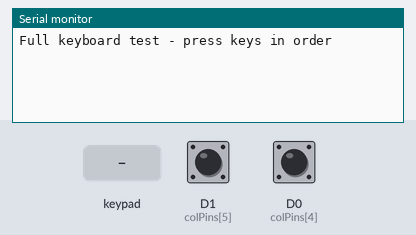
Bench run of a sketch on a simulated ESP8266 (NodeMCU). On the bench: the last lines printed to the serial monitor. Wiring (inferred from the names in the program): 4×4 keypad with keys 1 2 3 A 4 5 6 B 7 8 9 C * 0 # D (labels assumed): rows D2, D3, D4, D5; columns GPIO 1, GPIO 3, D8, D7. The inputs (shaded band) are chosen by the test bench; at power-on: D1 (colPins[5]) HIGH, D0 (colPins[4]) HIGH.

Above: at 3.2 s.
3.3 s: D1 (colPins[5]) pulled LOW for 0.15 s
At 4.5 s:
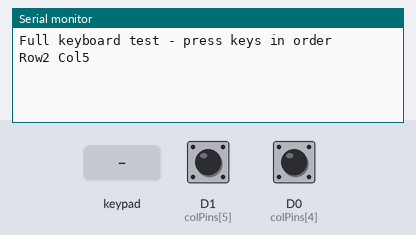
4.9 s: D0 (colPins[4]) pulled LOW for 0.15 s
At 6.1 s:
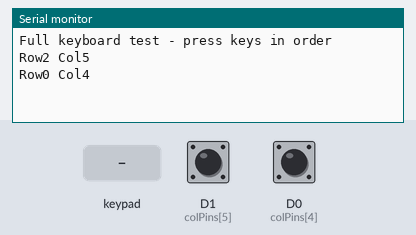
6.5 s: key '1' pressed
At 7.3 s:
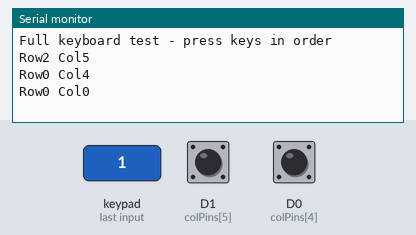
8.0 s: keypad keys 1 2 pressed 0.4 s apart
At 9.9 s:
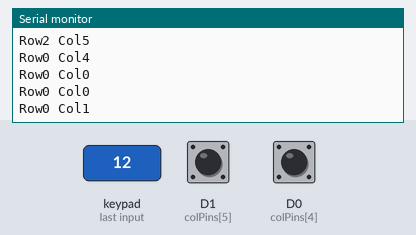
10.3 s: D1 (colPins[5]) pulled LOW for 1 s
At 12.1 s:
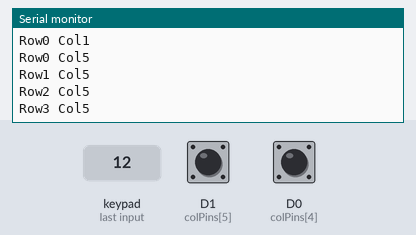
12.8 s: D0 (colPins[4]) pulled LOW for 1 s
At 14.0 s:
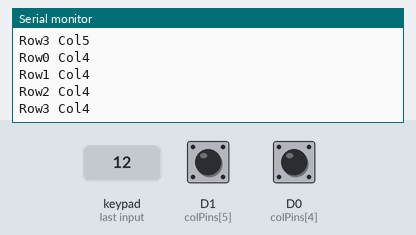
Timing chart, 0 to 15.8 s (numbered marks = the images above; inputs shaded):
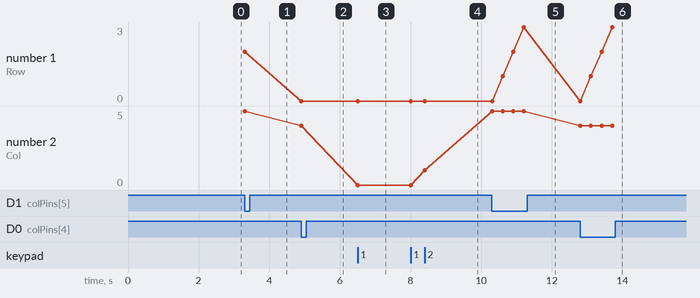

Measured:
- after the input at 3.3 s, the serial monitor: prints a new line at once (image 1)
- after the input at 4.9 s, the serial monitor: prints a new line at once (image 2)
- after the input at 6.5 s, the serial monitor: prints a new line at once (image 3)
- after the input at 8.0 s, the serial monitor: prints a new line after 0.41 s (image 4)
- after the input at 10.3 s, the serial monitor: prints a new line at once (image 5)
- after the input at 12.8 s, the serial monitor: prints a new line at once (image 6)
- plotted number 1: 2 → 0 after the input at 4.9 s, 0 → 3 after the input at 10.3 s
- plotted number 2: 5 → 4 after the input at 4.9 s, 0 → 1 after the input at 8.0 s, 1 → 5 after the input at 10.3 s, 5 → 4 after the input at 12.8 s

The sketch:

keymapfinder.ino
```cpp
#include <Wire.h>

const int rowPins[] = {D2, D3, D4, D5};
const int colPins[] = {D10, D9, D8, D7, D0, D1};

void setup() {
  Serial.begin(115200);
  delay(2000);
  Serial.println("Full keyboard test - press keys in order");
  // I2Cを無効化
  Wire.end();
  for (int i = 0; i < 4; i++) {
    pinMode(rowPins[i], OUTPUT);
    digitalWrite(rowPins[i], HIGH);
  }

  for (int i = 0; i < 6; i++) {
    pinMode(colPins[i], INPUT_PULLUP);
  }
}

void loop() {
  for (int row = 0; row < 4; row++) {
    digitalWrite(rowPins[row], LOW);
    delayMicroseconds(50);

    for (int col = 0; col < 6; col++) {
      if (digitalRead(colPins[col]) == LOW) {
        Serial.print("Row");
        Serial.print(row);
        Serial.print(" Col");
        Serial.println(col);
        delay(300);
      }
    }

    digitalWrite(rowPins[row], HIGH);
  }
  delay(10);
}
```
